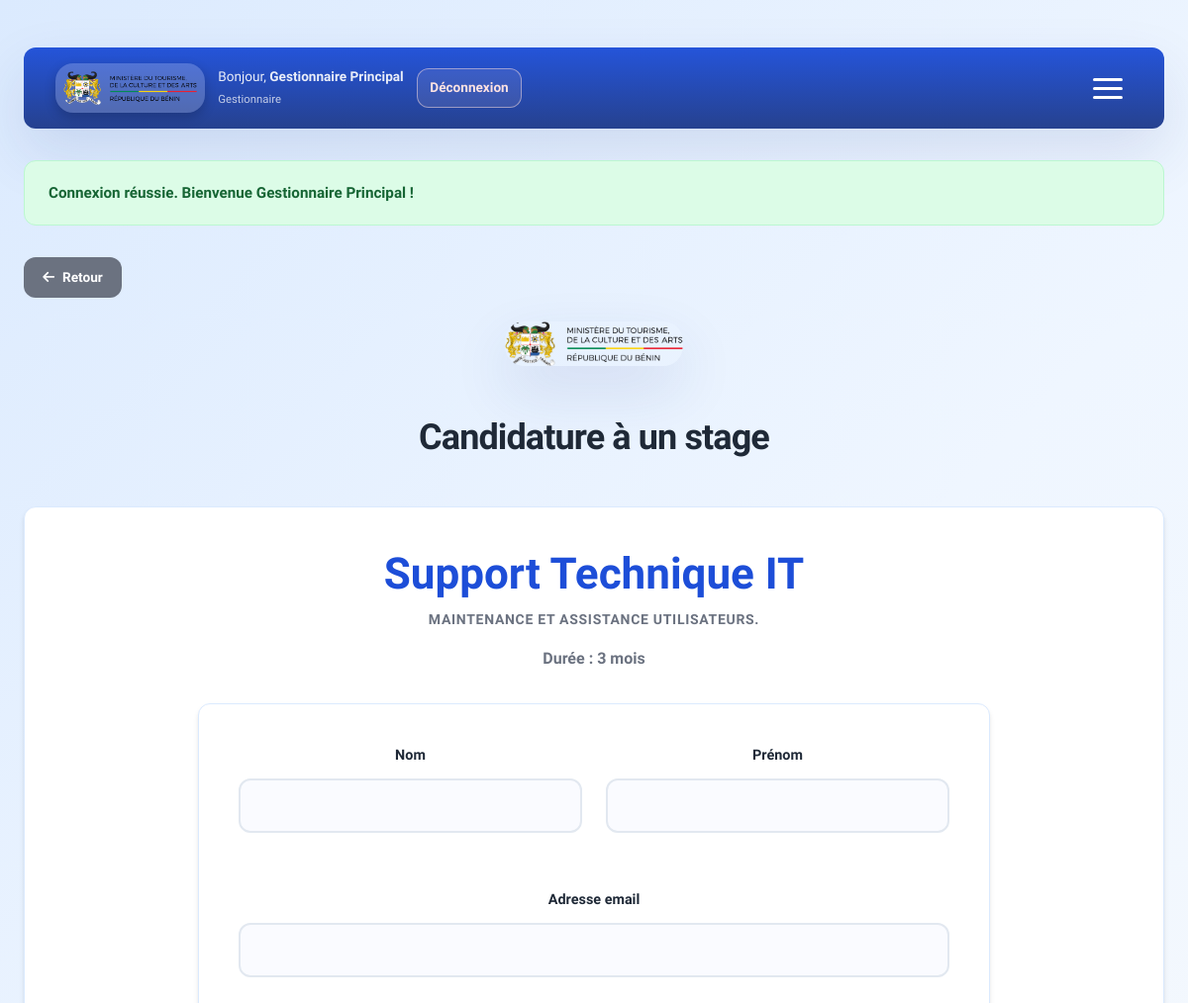
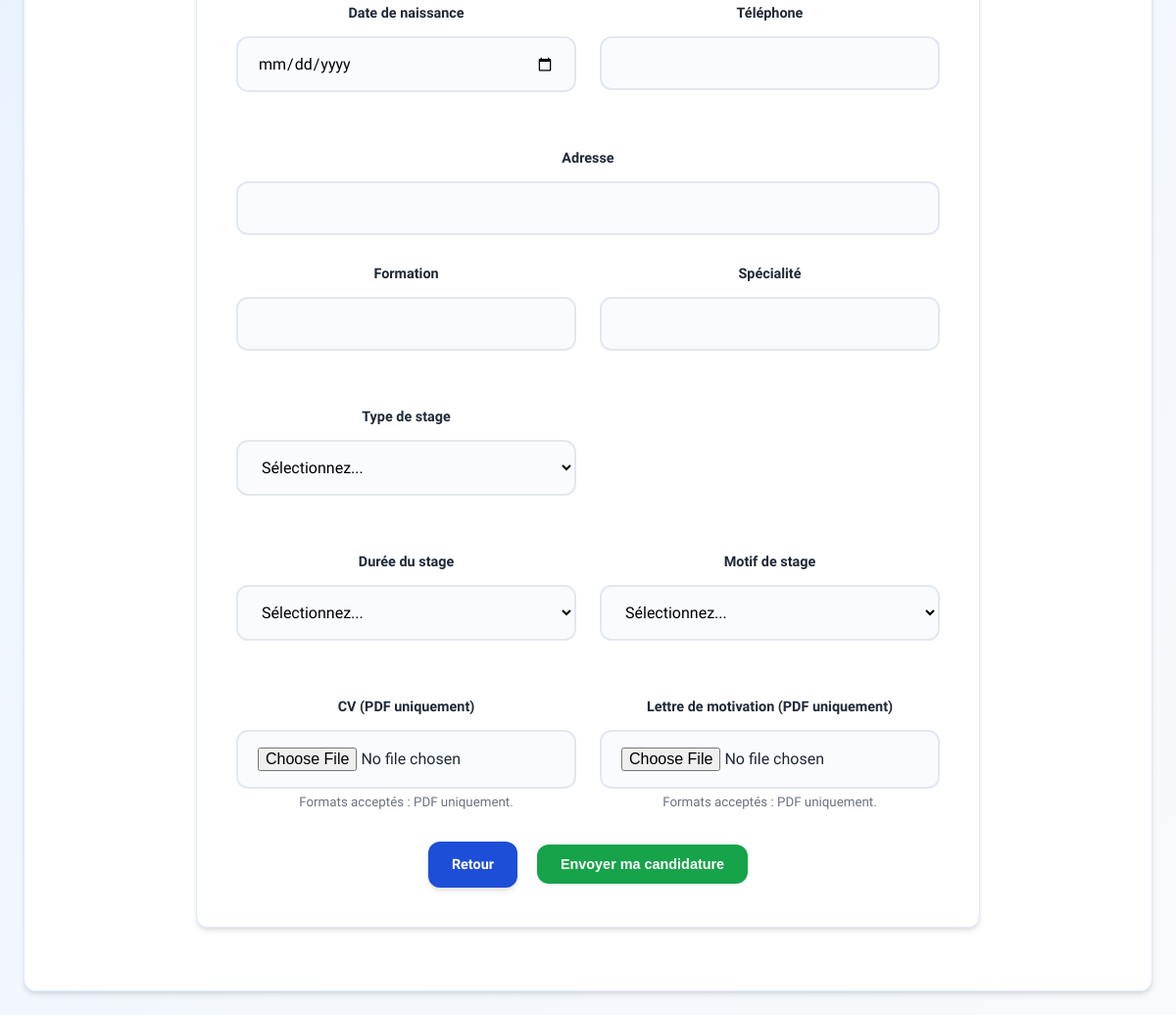
Page /postuler.php?id=1 (signed in) on the committed database (2 pictures, top to bottom).
### tables this page shows
CREATE TABLE `stages` (
  `id` int(11) NOT NULL AUTO_INCREMENT,
  `titre` varchar(255) NOT NULL,
  `description` text NOT NULL,
  `duree` varchar(50) NOT NULL,
  `departement_id` int(11) DEFAULT NULL,
  PRIMARY KEY (`id`),
  CONSTRAINT `fk_stage_dept` FOREIGN KEY (`departement_id`) REFERENCES `departements` (`id`) ON DELETE SET NULL
);

### config.php (called while the page is built, shortened)
<?php
function db(): PDO
{
    $dsn = 'mysql:host=' . DB_HOST . ';dbname=' . DB_NAME . ';charset=utf8mb4';
    $pdo = new PDO($dsn, DB_USER, DB_PASS, [
        PDO::ATTR_ERRMODE => PDO::ERRMODE_EXCEPTION,
        PDO::ATTR_DEFAULT_FETCH_MODE => PDO::FETCH_ASSOC,
    ]);
    return $pdo;
}
function e(?string $value): string
{
    return htmlspecialchars((string) $value, ENT_QUOTES, 'UTF-8');
}

### postuler.php (the view, shortened to what this page needs)
<?php
require_once 'config.php';
$stageId = filter_input(INPUT_GET, 'id', FILTER_VALIDATE_INT);
$stage = null;
if ($stageId) {
    try {
        $stmt = db()->prepare("SELECT id, titre, description, duree FROM stages WHERE id = ?");
        $stmt->execute([$stageId]);
        $stage = $stmt->fetch();
    } catch (PDOException $e) {
        $errorMessage = 'Impossible de charger les informations du stage.';
    }
}
?>
<?php include 'header.php'; ?>
    <div style="text-align: center; margin-bottom: 2rem;">
        <img src="logo.png" alt="Logo" style="width: 180px; height: auto; margin-bottom: 1rem; border-radius: 20px; box-shadow: var(--shadow);">
        <h1>Candidature à un stage</h1>
    </div>
    <div class="card">
        <?php if ($stage): ?>
            <div class="stage-box" style="margin-bottom: 2rem;">
                <h2><?= e($stage['titre']) ?></h2>
                <p><?= nl2br(e($stage['description'])) ?></p>
                <div style="color: var(--text-muted); font-weight: 600; margin-top: 1rem;">Durée : <?= e($stage['duree']) ?></div>
            </div>
            <form action="postuler.php?id=<?= (int) $stage['id'] ?>" method="post" enctype="multipart/form-data">
                <div class="form-group grid" style="display: grid; grid-template-columns: 1fr 1fr; gap: 1.5rem;">
                    <div class="form-group">
                        <label for="nom">Nom</label>
                        <input type="text" id="nom" name="nom" maxlength="100" required value="<?= e($_POST['nom'] ?? '') ?>">
                    </div>
                    <div class="form-group">
                        <label for="prenom">Prénom</label>
                        <input type="text" id="prenom" name="prenom" maxlength="100" required value="<?= e($_POST['prenom'] ?? '') ?>">
                    </div>
                </div>
                <div class="form-group">
                    <label for="email">Adresse email</label>
                    <input type="email" id="email" name="email" maxlength="150" required value="<?= e($_POST['email'] ?? '') ?>">
                </div>
                <div class="form-group grid" style="display: grid; grid-template-columns: 1fr 1fr; gap: 1.5rem;">
                    <div class="form-group">
                        <label for="date_naissance">Date de naissance</label>
                        <input type="date" id="date_naissance" name="date_naissance" required value="<?= e($_POST['date_naissance'] ?? '') ?>">
                    </div>
                    <div class="form-group">
                        <label for="telephone">Téléphone</label>
                        <input type="tel" id="telephone" name="telephone" maxlength="20" required value="<?= e($_POST['telephone'] ?? '') ?>">
                    </div>
                </div>
                <div class="form-group">
                    <label for="adresse">Adresse</label>
                    <input type="text" id="adresse" name="adresse" maxlength="255" required value="<?= e($_POST['adresse'] ?? '') ?>">
                </div>
                <div class="form-group grid" style="display: grid; grid-template-columns: 1fr 1fr; gap: 1.5rem;">
                    <div class="form-group">
                        <label for="formation">Formation</label>
                        <input type="text" id="formation" name="formation" maxlength="150" required value="<?= e($_POST['formation'] ?? '') ?>">
                    </div>
                    <div class="form-group">
                        <label for="specialite">Spécialité</label>
                        <input type="text" id="specialite" name="specialite" maxlength="150" required value="<?= e($_POST['specialite'] ?? '') ?>">
                    </div>
                </div>
                <div class="form-group grid" style="display: grid; grid-template-columns: 1fr 1fr; gap: 1.5rem;">
                    <div class="form-group">
                        <label for="type_stage">Type de stage</label>
                        <select id="type_stage" name="type_stage" required onchange="toggleModalite()">
                            <option value="">Sélectionnez...</option>
                        </select>
                    </div>
                </div>
                <div class="form-group grid" style="display: grid; grid-template-columns: 1fr 1fr; gap: 1.5rem;">
                    <div class="form-group">
                        <label for="duree_choisie">Durée du stage</label>
                        <select id="duree_choisie" name="duree_choisie" required>
                            <option value="">Sélectionnez...</option>
                        </select>
                    </div>
                    <div class="form-group">
                        <label for="motif">Motif de stage</label>
                        <select id="motif" name="motif" required>
                            <option value="">Sélectionnez...</option>
                        </select>
                    </div>
                </div>
                <div class="form-group grid" style="display: grid; grid-template-columns: 1fr 1fr; gap: 1.5rem;">
                    <div>
                        <label for="cv">CV (PDF uniquement)</label>
                        <input type="file" id="cv" name="cv" accept="application/pdf,.pdf" required>
                        <small style="color: var(--text-muted);">Formats acceptés : PDF uniquement.</small>
                    </div>
                    <div>
                        <label for="lm">Lettre de motivation (PDF uniquement)</label>
                        <input type="file" id="lm" name="lm" accept="application/pdf,.pdf" required>
                        <small style="color: var(--text-muted);">Formats acceptés : PDF uniquement.</small>
                    </div>
                </div>
                <div style="margin-top: 1.5rem;">
                    <a href="ListStage.php" class="btn btn-primary" style="margin-right: 1rem;">Retour</a>
                    <button type="submit" class="btn btn-success">Envoyer ma candidature</button>
                </div>
            </form>
        <?php endif; ?>
    </div>
</body>
</html>

### header.php (style rules this page uses)
:root { --primary: #1d4ed8; --primary-dark: #1e3a8a; --success: #16a34a; --success-dark: #15803d; --danger: #dc2626; --danger-dark: #b91c1c; --bg: linear-gradient(135deg, #dbeafe 0%, #eff6ff 45%, #f8fafc 100%); --card: #ffffff; --text: #1f2937; --text-muted: #6b7280; --border: #dbeafe; --shadow: 0 24px 60px rgba(30, 58, 138, 0.12); --shadow-sm: 0 4px 6px -1px rgb(0 0 0 / 0.1), 0 2px 4px -2px rgb(0 0 0 / 0.1); --radius: 22px; --radius-sm: 12px; }
* { margin: 0; padding: 0; box-sizing: border-box; }
html { scroll-behavior: smooth; }
body { background: var(--bg); color: var(--text); line-height: 1.6; min-height: 100vh; font-family: 'Work Sans', system-ui, -apple-system, sans-serif; }
h1 { text-align: center; color: var(--text); margin: 20px 0 40px; font-weight: 800; font-size: 2.25rem; letter-spacing: -0.025em; }
.btn { display: inline-flex; align-items: center; justify-content: center; padding: 0.75rem 1.5rem; border-radius: var(--radius-sm); text-decoration: none; font-weight: 600; font-size: 0.9rem; transition: all 0.3s; border: none; cursor: pointer; gap: 0.5rem; white-space: nowrap; }
.btn-primary { background: var(--primary); color: #fff; box-shadow: var(--shadow-sm); }
.btn-success { background: var(--success); color: #fff; }
.card { background: var(--card); padding: 2rem; border-radius: var(--radius-sm); text-align: center; box-shadow: var(--shadow-sm); border: 1px solid var(--border); transition: transform 0.3s; }
.card p { color: var(--text-muted); font-size: 0.875rem; font-weight: 600; text-transform: uppercase; letter-spacing: 0.05em; margin-bottom: 0.5rem; }
.card h2 { color: var(--primary); font-size: 2.75rem; font-weight: 800; margin: 0; }
form { background: var(--card); padding: 2.5rem; border-radius: var(--radius-sm); box-shadow: var(--shadow-sm); border: 1px solid var(--border); max-width: 800px; margin: 0 auto 2rem; }
.form-group { margin-bottom: 1.75rem; }
label { display: block; font-weight: 700; margin-bottom: 0.75rem; font-size: 0.9rem; color: var(--text); }
input, select, textarea { width: 100%; padding: 1rem 1.25rem; border: 2px solid #e2e8f0; border-radius: var(--radius-sm); font-size: 1rem; font-family: inherit; transition: all 0.3s; background: #fafbff; }

### rows in the picture
stages: titre "Support Technique IT", description "MAINTENANCE ET ASSISTANCE UTILISATEURS.", duree "3 mois"

### other values in the picture
$user_name "Gestionnaire Principal"
$user_role "Gestionnaire"
$flash['message'] "Connexion réussie. Bienvenue Gestionnaire Principal !"
